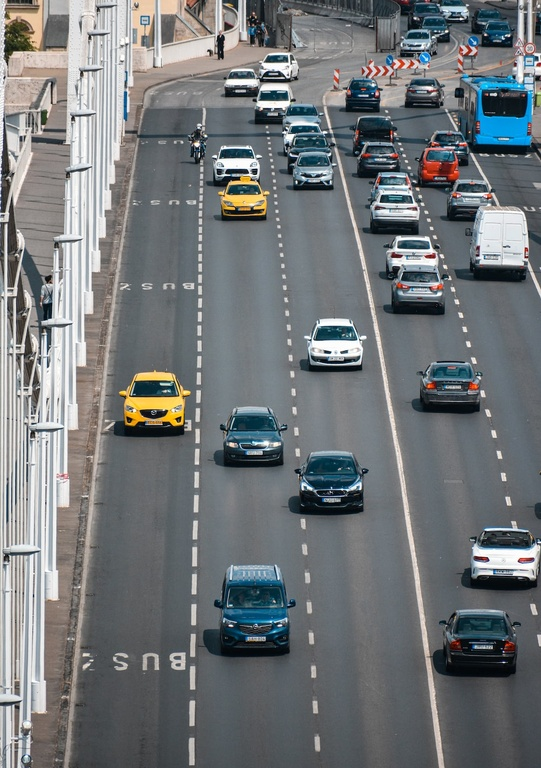
#> input picture Code/images/cars2.jpg, 541 x 768 px, shrunk from 1000 x 1418 before the run
$ python CarsImage.py
#> lines starting #> are read from the running program, lines starting #| are printed output that depends on the picture; after the words box and inside, x2 and y2 are one past the last pixel; in counts of white or black regions, pixels touching at a corner belong together
import cv2
import numpy as np

carClassifierFile = 'haarcascade_car.xml'
carClassifier = cv2.CascadeClassifier(f'cascadeClassifiers/{carClassifierFile}')

fileName = 'cars2.jpg'
img = cv2.imread(f'images/{fileName}')
#> img is the input picture: shape (768, 541, 3); mean B, G, R 120.6, 118.2, 114

gray = cv2.cvtColor(img, cv2.COLOR_BGR2GRAY)
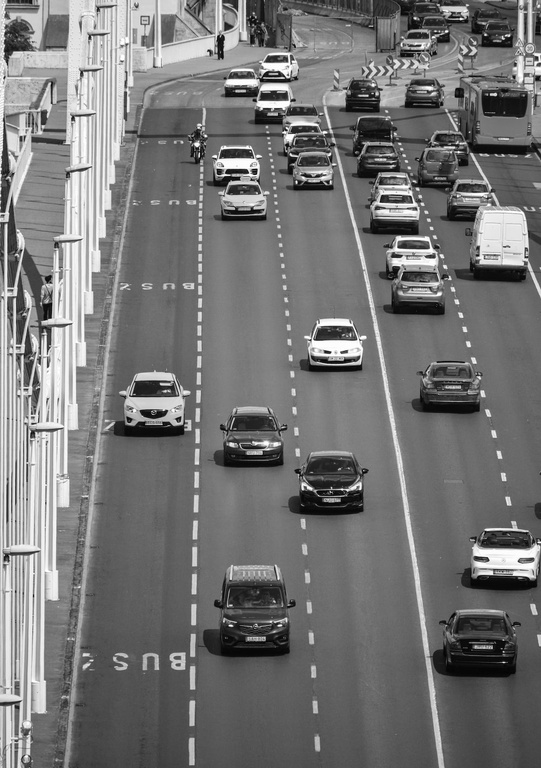
#> gray: shape (768, 541); min 0, max 255, mean 117.3
cars = carClassifier.detectMultiScale(gray, 1.1, 2)
#> cars = 20 rows, first 6: [263, 40, 31, 31], [470, 12, 50, 50], [213, 63, 49, 49], [376, 173, 43, 43], [250, 67, 47, 47], [123, 356, 52, 52]

if len(cars) == 0:
    print("No cars found")
else:
    for (x, y, w, h) in cars:
        cv2.rectangle(img, (x, y), (x + w, y + h), (0, 255, 255), 2)
        cv2.imshow('Cars', img)
#> this loop made 20 passes
#> (x, y, w, h) on passes 1 to 12: (263, 40, 31, 31), (470, 12, 50, 50), (213, 63, 49, 49), (376, 173, 43, 43), (250, 67, 47, 47), (123, 356, 52, 52), (241, 88, 50, 50), (280, 146, 65, 65), (426, 173, 67, 67), (391, 67, 63, 63), (209, 170, 76, 76), (374, 254, 87, 87)
#> pass 1, `cv2.imshow('Cars', img)`:
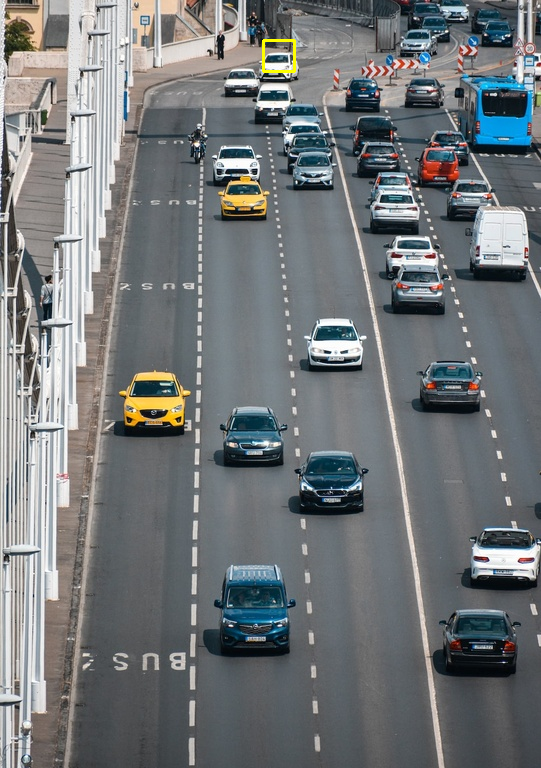
#> window 'Cars': shape (768, 541, 3); mean B, G, R 120.5, 118.3, 114.1
#> pass 2, `cv2.imshow('Cars', img)`:
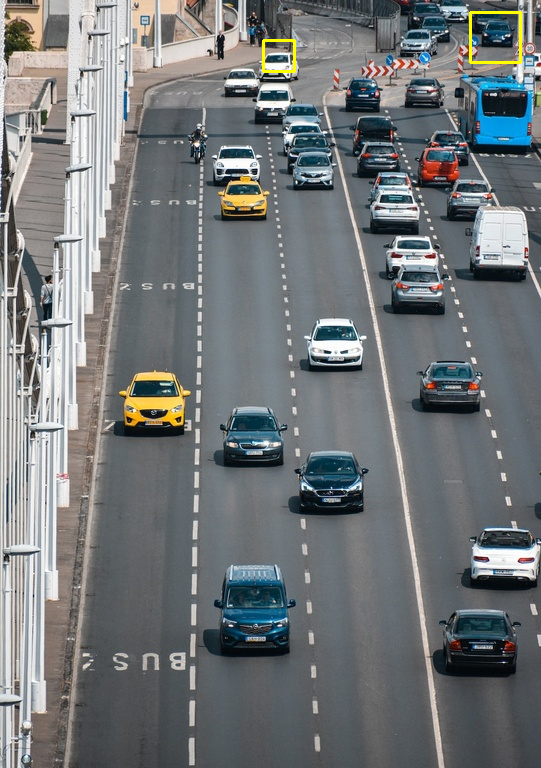
#> window 'Cars': shape (768, 541, 3); mean B, G, R 120.3, 118.5, 114.3
#> after the loop:
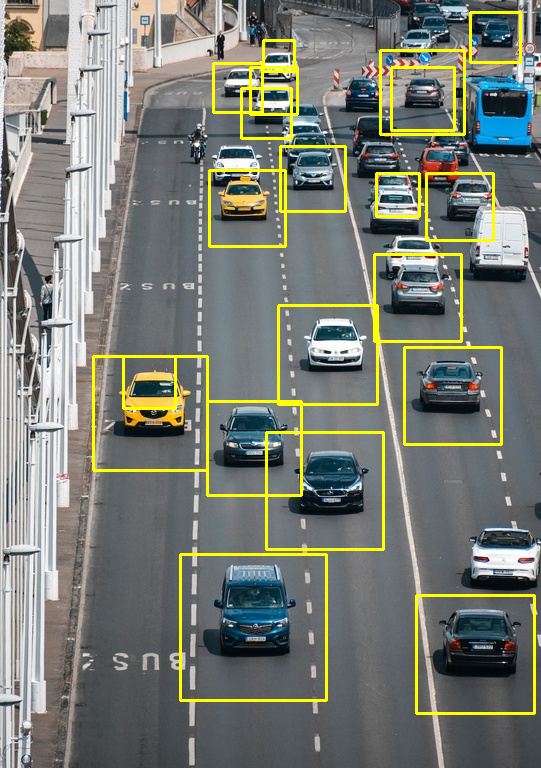
#> img: shape (768, 541, 3); 4.32% of pixels changed, all inside (x1, y1, x2, y2) = (92, 11, 536, 715)

    cv2.waitKey(0)

    # Outputting the image with the detections
    outputFileName = fileName.split('.')
    carClassifierOutput = carClassifierFile.split(".")
    cv2.imwrite(f'outputImages/cars/{outputFileName[0]}({carClassifierOutput[0]}).png', img)

$ run again, with Code/images/amsterdam2.JPG copied over Code/images/cars2.jpg
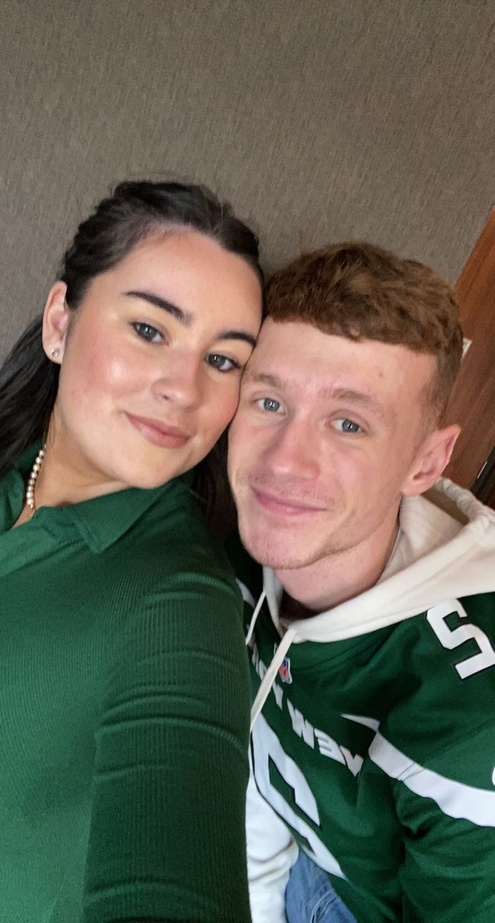
#> input picture Code/images/amsterdam2.JPG, 495 x 923 px, shrunk from 914 x 1706 before the run
#> img is the input picture: shape (923, 495, 3); mean B, G, R 84, 97.7, 99.4
#> `gray = cv2.cvtColor(img, cv2.COLOR_BGR2GRAY)`:
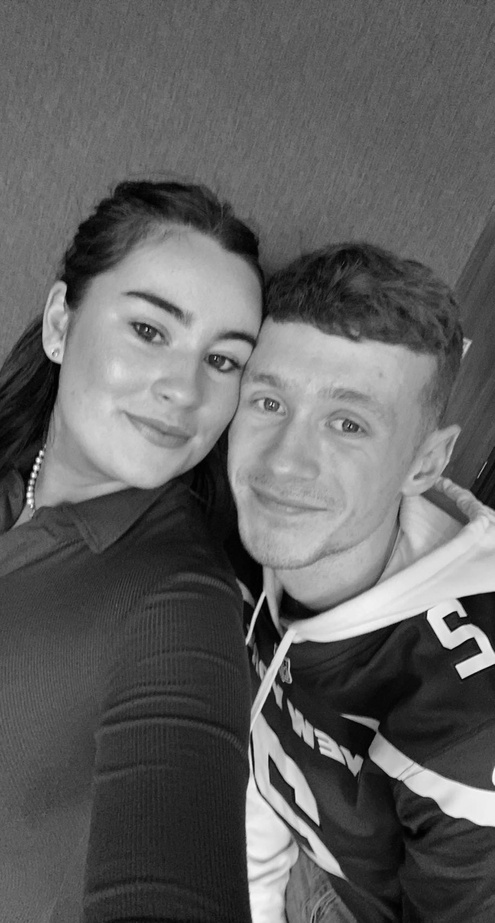
#> gray: shape (923, 495); min 0, max 253, mean 96.7
#> cars = [[444, 617, 46, 46]]
#> the loop `for (x, y, w, h) in cars:` made 1 pass
#> pass 1, `cv2.imshow('Cars', img)`:
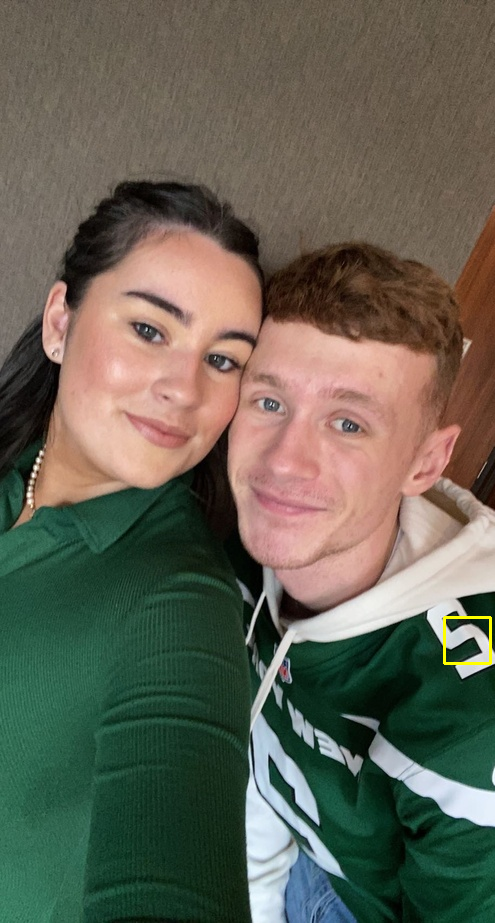
#> window 'Cars': shape (923, 495, 3); mean B, G, R 83.9, 97.9, 99.6

$ run again, with Code/images/amsterdam3.JPG copied over Code/images/cars2.jpg
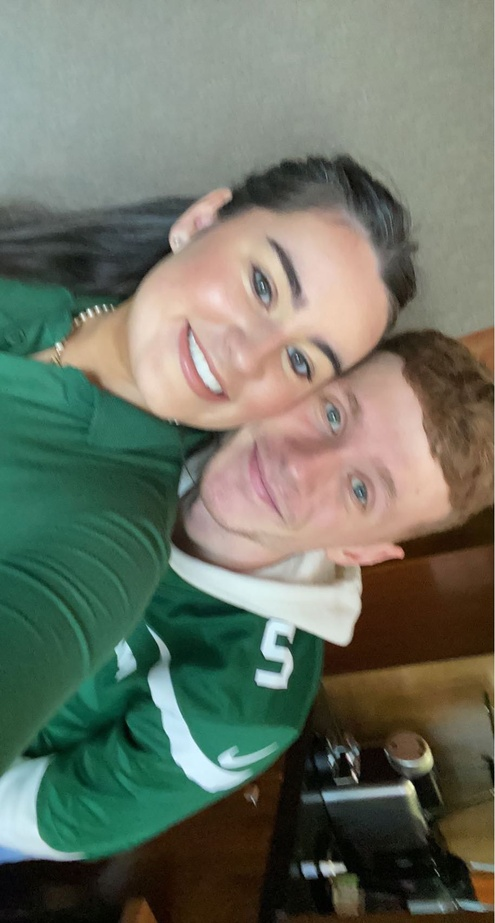
#> input picture Code/images/amsterdam3.JPG, 495 x 923 px, shrunk from 915 x 1706 before the run
#> img is the input picture: shape (923, 495, 3); mean B, G, R 100.7, 115.1, 108.3
#> `gray = cv2.cvtColor(img, cv2.COLOR_BGR2GRAY)`:
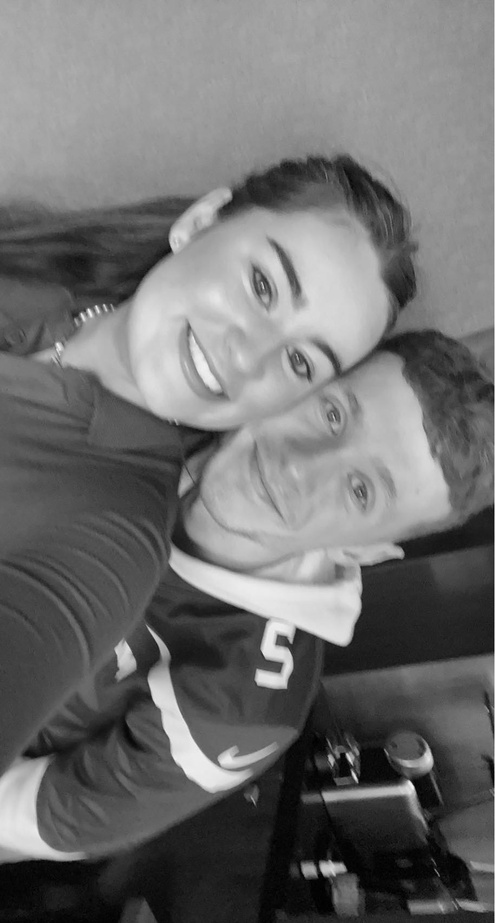
#> gray: shape (923, 495); min 0, max 249, mean 111.4
#> cars = [[181, 358, 61, 61], [289, 534, 68, 68], [261, 526, 89, 89]]
#> the loop `for (x, y, w, h) in cars:` made 3 passes
#> after the loop `for (x, y, w, h) in cars:`:
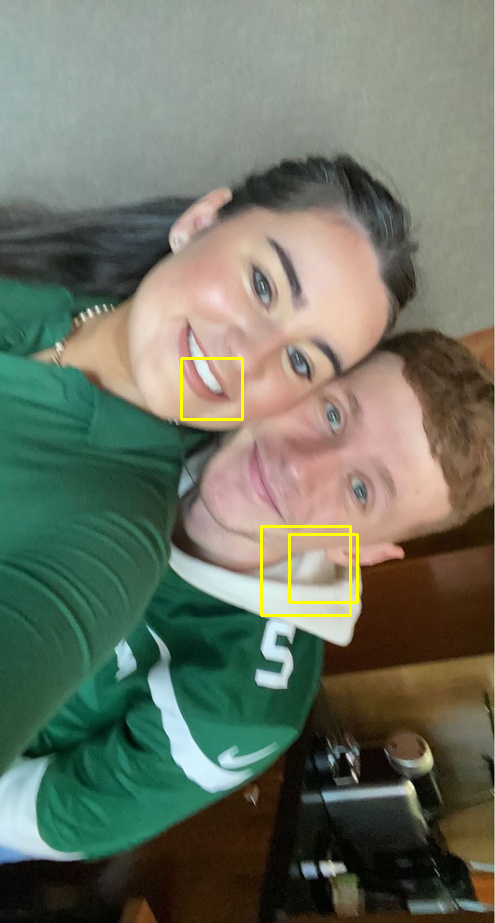
#> img: shape (923, 495, 3); 0.57% of pixels changed, all inside (x1, y1, x2, y2) = (180, 357, 359, 617)

$ run again, with Code/images/andy.jpg copied over Code/images/cars2.jpg
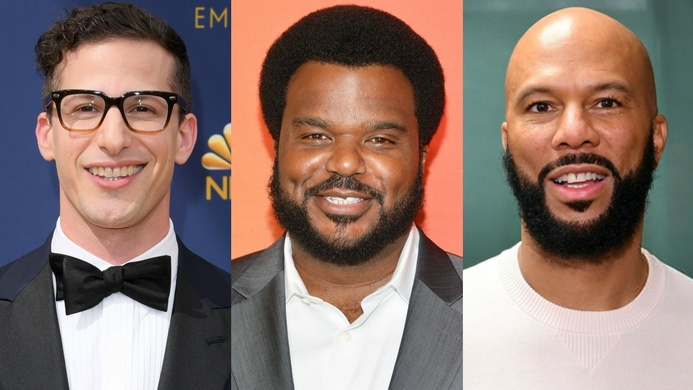
#> input picture Code/images/andy.jpg, 693 x 390 px, shrunk from 1280 x 720 before the run
#> img is the input picture: shape (390, 693, 3); mean B, G, R 110.1, 118.4, 140.8
#> `gray = cv2.cvtColor(img, cv2.COLOR_BGR2GRAY)`:
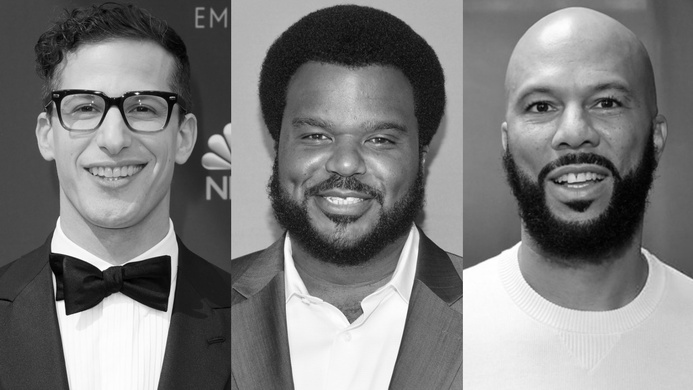
#> gray: shape (390, 693); min 0, max 255, mean 124.2
#> cars = [[320, 186, 51, 51], [485, 134, 176, 176]]
#> the loop `for (x, y, w, h) in cars:` made 2 passes
#> pass 2, `cv2.imshow('Cars', img)`:
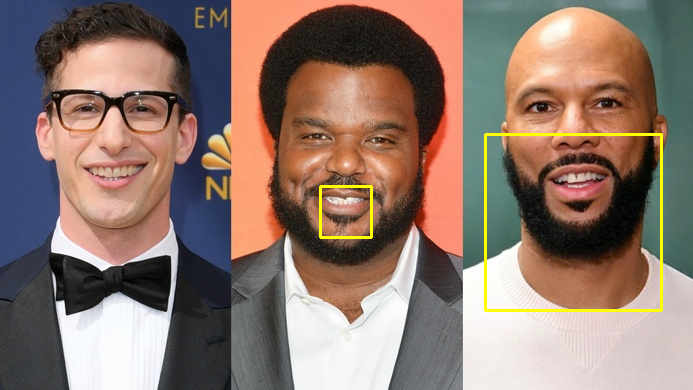
#> window 'Cars': shape (390, 693, 3); mean B, G, R 108.8, 119.6, 141.8
